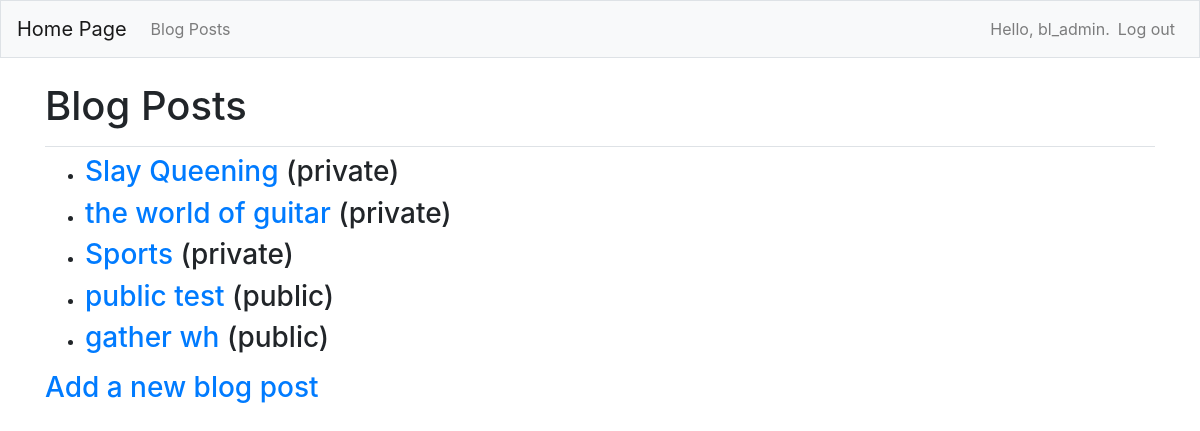
The page /blogposts/ (signed in) on the database as committed earlier.
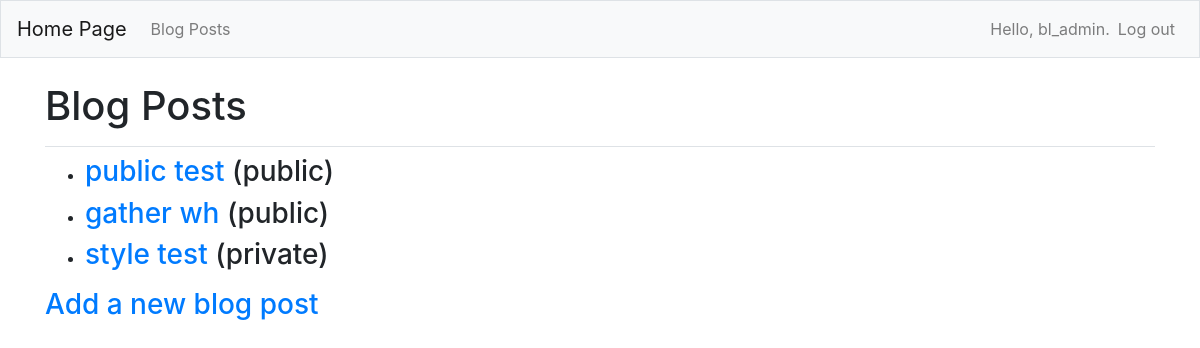
The same page on the database as committed later.
### blogs/models.py (models this page shows)
class BlogPost(models.Model):
    title= models.CharField(max_length = 200)
    text = models.TextField()
    date_added = models.DateTimeField(auto_now_add = True)
    owner = models.ForeignKey(User,on_delete=models.CASCADE)
    public = models.BooleanField(default=False)
    def __str__(self):
        return self.title

### blogs/views.py (the view)
# urls.py: path('blogposts/',views.blog_posts,name = 'blog_posts'),
def blog_posts(request):
    if request.user.is_authenticated:
        blogposts1 = BlogPost.objects.filter(owner=request.user)
        blogposts2 = BlogPost.objects.filter(public=True)
        blog_posts = blogposts1.union(blogposts2).order_by('date_added')
    else:
        blog_posts = BlogPost.objects.filter(public=True)
    context = {'blog_posts':blog_posts}
    return render(request, 'blogs/blog_posts.html',context)

### blogs/templates/blogs/blog_posts.html
{% extends "blogs/base.html" %}
{% block page_header %}
<h1>Blog Posts</h1>
{% endblock page_header %}
{% block content %}
<ul>
  {% for blog_post in blog_posts %}
  <li><h3>
    <a href="{% url 'blogs:blog_post' blog_post.id %}">{{blog_post}}</a>
    {% if blog_post.public %}
      (public)
    {% else %}
      (private)
    {% endif %}
  </h3></li>
  {% empty %}
  <li><h3>No blog posts have been added yet</h3></li>
  {% endfor %}
</ul>
<h3><a href = "{% url 'blogs:new_blog_post' %}">Add a new blog post</a></h3>
{% endblock content %}

### blogs/templates/blogs/base.html (shortened to what this page needs)
{% load bootstrap4 %}
<!doctype html>
<html lang ="en">
  <head>
    {% bootstrap_css %}
  </head>
  <body>
    <nav class="navbar navbar-expand-md navbar-light bg-light mb-4 border">
    <a class="navbar-brand" href="{% url 'blogs:index'%}">
      Home Page</a>
    <div class = "collapse navbar-collapse" id = "navbarCollapse">
      <ul class = "navbar-nav mr-auto">
        <li class = "nav-item">
          <a class = "nav-link" href ="{% url 'blogs:blog_posts'%}">
            Blog Posts</a></li>
      </ul>
      <ul class = "navbar-nav ml-auto">
        {% if user.is_authenticated %}
        <li class ="nav-item">
          <span class = "navbar-text">Hello, {{user.username}}.</span>
        </li>
        <li class = "nav-item">
          <a class = "nav-link" href="{% url 'users:logout' %}">Log out</a>
        </li>
        {% else %}
        <li class = "nav-item">
          <a class = "nav-link" href="{% url 'users:register' %}">Register</a>
        </li>
        <li class = "nav-item">
          <a class="nav-link" href="{% url 'users:login' %}">Log in</a></li>
        {% endif %}
      </ul>
    </div>
    </nav>
    <main role ="main" class ="container">
      <div class ="pb-2 mb-2 border-bottom">
        {% block page_header %}{% endblock page_header %}
      </div>
      <div>
        {% block content %}{% endblock content %}
      </div>
    </main>
  </body>
</html>

Rows that differ between the two databases and show on the page:
removed BlogPost: title "Slay Queening", public "(private)"
removed BlogPost: title "the world of guitar", public "(private)"
removed BlogPost: title "Sports", public "(private)"
added BlogPost: title "style test", public "(private)"
